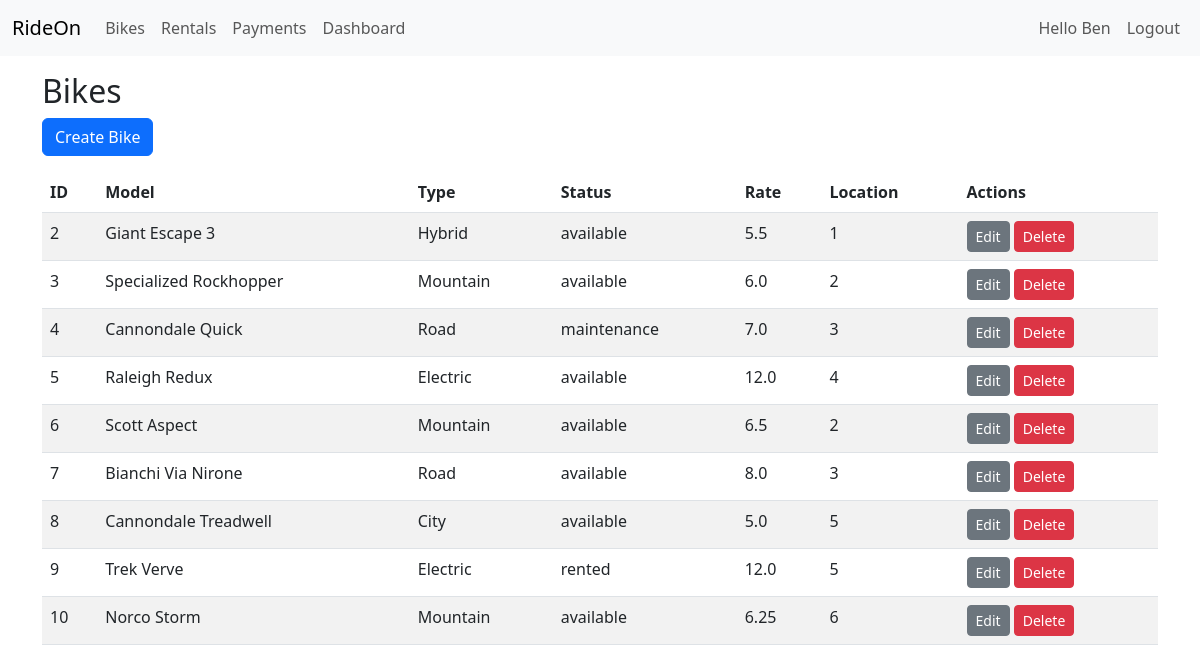
The page /bikes (signed in) on the database its author committed.
### app.py (models this page shows, shortened)
class Customer(db.Model, UserMixin):
    __tablename__ = 'customers'
    customer_id = db.Column(db.Integer, primary_key=True)
    first_name = db.Column(db.String(80))
    last_name = db.Column(db.String(80))
    email = db.Column(db.String(120), unique=True, nullable=False)
    phone = db.Column(db.String(20))
    password_hash = db.Column(db.String(255), nullable=False)

class Bike(db.Model):
    __tablename__ = 'bikes'
    bike_id = db.Column(db.Integer, primary_key=True)
    model = db.Column(db.String(120))
    type = db.Column(db.String(80))
    status = db.Column(db.String(40))
    rental_rate = db.Column(db.Float)
    location_id = db.Column(db.Integer, db.ForeignKey('locations.location_id'))

### app.py (the view)
@app.route('/bikes')
@login_required
def bikes():
    items = Bike.query.all()
    return render_template('bikes.html', bikes=items)

### app.py (called while the page is built)
@login_manager.user_loader
def load_user(user_id):
    return Customer.query.get(int(user_id))

### templates/bikes.html
{% extends "base.html" %}{% block content %}<h2>Bikes</h2><p><a class="btn btn-primary" href="{{ url_for('create_bike') }}">Create Bike</a></p>
<table class="table table-striped"><thead><tr><th>ID</th><th>Model</th><th>Type</th><th>Status</th><th>Rate</th><th>Location</th><th>Actions</th></tr></thead><tbody>
{% for b in bikes %}<tr><td>{{ b.bike_id }}</td><td>{{ b.model }}</td><td>{{ b.type }}</td><td>{{ b.status }}</td><td>{{ b.rental_rate }}</td><td>{{ b.location_id }}</td>
<td><a class="btn btn-sm btn-secondary" href="{{ url_for('edit_bike', bike_id=b.bike_id) }}">Edit</a>
<form method="post" action="{{ url_for('delete_bike', bike_id=b.bike_id) }}" style="display:inline"><button class="btn btn-sm btn-danger" onclick="return confirm('Delete bike?')">Delete</button></form></td></tr>{% endfor %}
</tbody></table>{% endblock %}

### templates/base.html (shortened to what this page needs)
<!doctype html>
<html>
  <head>
    <link href="https://cdn.jsdelivr.net/npm/bootstrap@5.3.0/dist/css/bootstrap.min.css" rel="stylesheet">
  </head>
  <body>
    <nav class="navbar navbar-expand-lg navbar-light bg-light mb-3">
      <div class="container-fluid">
        <a class="navbar-brand" href="{{ url_for('bikes') }}">RideOn</a>
        <div class="collapse navbar-collapse">
          <ul class="navbar-nav me-auto mb-2 mb-lg-0">
            {% if current_user.is_authenticated %}
            <li class="nav-item"><a class="nav-link" href="{{ url_for('bikes') }}">Bikes</a></li>
            <li class="nav-item"><a class="nav-link" href="{{ url_for('rentals_list') }}">Rentals</a></li>
            <li class="nav-item"><a class="nav-link" href="{{ url_for('payments_list') }}">Payments</a></li>
            <li class="nav-item"><a class="nav-link" href="{{ url_for('dashboard') }}">Dashboard</a></li>
            {% endif %}
          </ul>
          <ul class="navbar-nav ms-auto">
            {% if current_user.is_authenticated %}
              <li class="nav-item"><span class="nav-link">Hello {{ current_user.first_name }}</span></li>
              <li class="nav-item"><a class="nav-link" href="{{ url_for('logout') }}">Logout</a></li>
            {% else %}
              <li class="nav-item"><a class="nav-link" href="{{ url_for('login') }}">Login</a></li>
              <li class="nav-item"><a class="nav-link" href="{{ url_for('register') }}">Register</a></li>
            {% endif %}
          </ul>
        </div>
      </div>
    </nav>
    <div class="container">
      {% block content %}{% endblock %}
    </div>
  </body>
</html>

### rows shown on the page
Customer: first_name "Ben"
Bike: bike_id "2", model "Giant Escape 3", type "Hybrid", status "available", rental_rate "5.5", location_id "1"
Bike: bike_id "3", model "Specialized Rockhopper", type "Mountain", status "available", rental_rate "6.0", location_id "2"
Bike: bike_id "4", model "Cannondale Quick", type "Road", status "maintenance", rental_rate "7.0", location_id "3"
Bike: bike_id "5", model "Raleigh Redux", type "Electric", status "available", rental_rate "12.0", location_id "4"
Bike: bike_id "6", model "Scott Aspect", type "Mountain", status "available", rental_rate "6.5", location_id "2"
Bike: bike_id "7", model "Bianchi Via Nirone", type "Road", status "available", rental_rate "8.0", location_id "3"
Bike: bike_id "8", model "Cannondale Treadwell", type "City", status "available", rental_rate "5.0", location_id "5"
Bike: bike_id "9", model "Trek Verve", type "Electric", status "rented", rental_rate "12.0", location_id "5"
Bike: bike_id "10", model "Norco Storm", type "Mountain", status "available", rental_rate "6.25", location_id "6"
